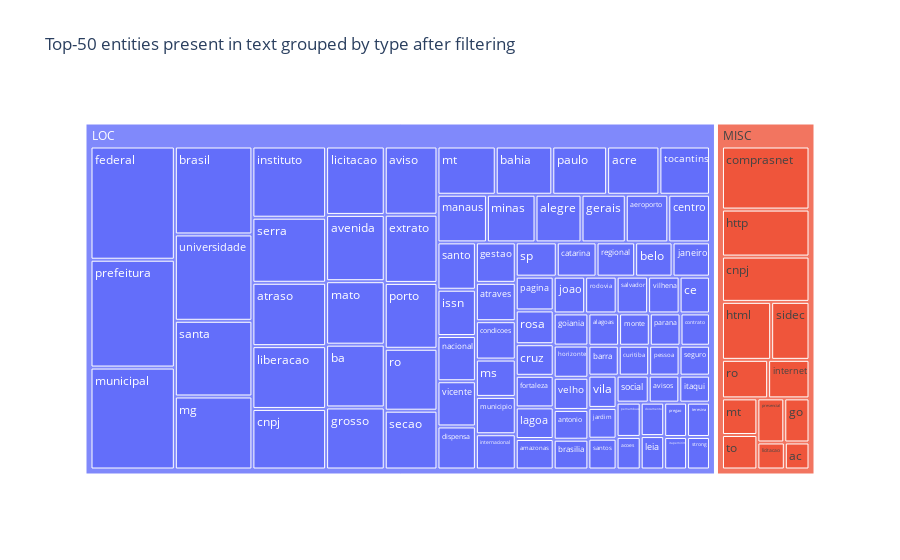

This figure's notebook cell:
### Code cell
entities_df = pd.DataFrame(entities_obs, columns=['entity_text', 'entity_type'])
entities_df['id'] = entities_df.index
grouped_entities_df = (entities_df.groupby(['entity_text', 'entity_type']).count()
                                                                         .reset_index()
                                                                         .rename(columns={'id': 'count'})
                                                                         .sort_values('count', ascending=False)
                                                                         .head(100))
fig = px.treemap(grouped_entities_df, 
                 path=['entity_type', 'entity_text'], 
                 values='count', 
                 title='Top-50 entities present in text grouped by type after filtering')
fig.show()

entity_type_df = grouped_entities_df['entity_type'].value_counts().reset_index()
fig = px.pie(entity_type_df, values='entity_type', names='index', title='Entity type frequency after filtering')
fig.update_traces(textposition='inside', textinfo='percent+label')
fig.show()

### Figure 1 — Plotly figure (JSON) as saved in the notebook; plotly's stock layout.template omitted (floating-point values rounded to 4 significant figures)
{"data": [{"branchvalues": "total", "domain": {"x": [0, 1], "y": [0, 1]}, "hovertemplate": "labels=%{label}<br>count=%{value}<br>parent=%{parent}<br>id=%{id}<extra></extra>", "ids": ["MISC/ac", "LOC/acoes", "LOC/acre", "LOC/aeroporto", "LOC/alagoas", "LOC/alegre", "LOC/amazonas", "LOC/antonio", "LOC/atraso", "LOC/atraves", "LOC/avenida", "LOC/aviso", "LOC/avisos", "LOC/ba", "LOC/bahia", "LOC/barra", "LOC/belo", "LOC/brasil", "LOC/brasilia", "LOC/catarina", "LOC/ce", "LOC/centro", "LOC/cnpj", "MISC/cnpj", "MISC/comprasnet", "LOC/condicoes", "LOC/contrato", "LOC/cruz", "LOC/curitiba", "LOC/dispensa", "LOC/documento", "LOC/extrato", "LOC/federal", "LOC/fortaleza", "LOC/gerais", "LOC/gestao", "MISC/go", "LOC/goiania", "LOC/grosso", "LOC/horizonte", "MISC/html", "MISC/http", "LOC/instituto", "LOC/internacional", "MISC/internet", "LOC/issn", "LOC/itapemirim", "LOC/itaqui", "LOC/janeiro", "LOC/jardim", "LOC/joao", "LOC/lagoa", "LOC/leia", "LOC/liberacao", "LOC/licitacao", "MISC/licitacao", "LOC/manaus", "LOC/mato", "LOC/mg", "LOC/minas", "LOC/monte", "LOC/ms", "LOC/mt", "MISC/mt", "LOC/municipal", "LOC/municipio", "LOC/nacional", "LOC/pagina", "LOC/parana", "LOC/paulo", "LOC/pernambuco", "LOC/pessoa", "LOC/porto", "LOC/prefeitura", "LOC/pregao", "MISC/presencial", "LOC/regional", "LOC/ro", "MISC/ro", "LOC/rodovia", "LOC/rosa", "LOC/salvador", "LOC/santa", "LOC/santo", "LOC/santos", "LOC/secao", "LOC/seguro", "LOC/serra", "MISC/sidec", "LOC/social", "LOC/sp", "LOC/strong", "LOC/teresina", "MISC/to", "LOC/tocantins", "LOC/universidade", "LOC/velho", "LOC/vicente", "LOC/vila", "LOC/vilhena", "LOC", "MISC"], "labels": ["ac", "acoes", "acre", "aeroporto", "alagoas", "alegre", "amazonas", "antonio", "atraso", "atraves", "avenida", "aviso", "avisos", "ba", "bahia", "barra", "belo", "brasil", "brasilia", "catarina", "ce", "centro", "cnpj", "cnpj", "comprasnet", "condicoes", "contrato", "cruz", "curitiba", "dispensa", "documento", "extrato", "federal", "fortaleza", "gerais", "gestao", "go", "goiania", "grosso", "horizonte", "html", "http", "instituto", "internacional", "internet", "issn", "itapemirim", "itaqui", "janeiro", "jardim", "joao", "lagoa", "leia", "liberacao", "licitacao", "licitacao", "manaus", "mato", "mg", "minas", "monte", "ms", "mt", "mt", "municipal", "municipio", "nacional", "pagina", "parana", "paulo", "pernambuco", "pessoa", "porto", "prefeitura", "pregao", "presencial", "regional", "ro", "ro", "rodovia", "rosa", "salvador", "santa", "santo", "santos", "secao", "seguro", "serra", "sidec", "social", "sp", "strong", "teresina", "to", "tocantins", "universidade", "velho", "vicente", "vila", "vilhena", "LOC", "MISC"], "name": "", "parents": ["MISC", "LOC", "LOC", "LOC", "LOC", "LOC", "LOC", "LOC", "LOC", "LOC", "LOC", "LOC", "LOC", "LOC", "LOC", "LOC", "LOC", "LOC", "LOC", "LOC", "LOC", "LOC", "LOC", "MISC", "MISC", "LOC", "LOC", "LOC", "LOC", "LOC", "LOC", "LOC", "LOC", "LOC", "LOC", "LOC", "MISC", "LOC", "LOC", "LOC", "MISC", "MISC", "LOC", "LOC", "MISC", "LOC", "LOC", "LOC", "LOC", "LOC", "LOC", "LOC", "LOC", "LOC", "LOC", "MISC", "LOC", "LOC", "LOC", "LOC", "LOC", "LOC", "LOC", "MISC", "LOC", "LOC", "LOC", "LOC", "LOC", "LOC", "LOC", "LOC", "LOC", "LOC", "LOC", "MISC", "LOC", "LOC", "MISC", "LOC", "LOC", "LOC", "LOC", "LOC", "LOC", "LOC", "LOC", "LOC", "MISC", "LOC", "LOC", "LOC", "LOC", "MISC", "LOC", "LOC", "LOC", "LOC", "LOC", "LOC", "", ""], "type": "treemap", "values": [18, 19, 61, 49, 24, 53, 28, 25, 113, 37, 94, 87, 20, 89, 66, 22, 31, 165, 25, 33, 27, 48, 108, 107, 149, 37, 23, 29, 22, 40, 19, 87, 231, 29, 51, 39, 30, 27, 88, 27, 77, 111, 127, 34, 43, 43, 18, 20, 31, 21, 28, 29, 19, 112, 97, 20, 57, 90, 137, 56, 24, 36, 68, 35, 208, 36, 42, 31, 24, 64, 20, 22, 84, 220, 19, 32, 32, 79, 48, 28, 31, 28, 142, 44, 21, 75, 22, 116, 60, 21, 34, 18, 19, 33, 59, 162, 27, 42, 22, 28, 4840, 763]}], "layout": {"legend": {"tracegroupgap": 0}, "title": {"text": "Top-50 entities present in text grouped by type after filtering"}}}
